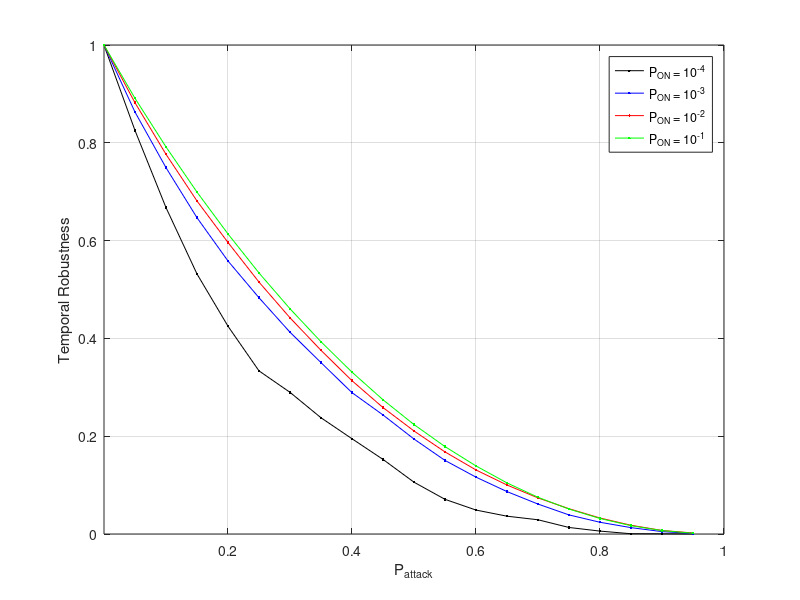

Write MATLAB code to recreate this figure.
%  read labels and x-y data
load RWP_10_4_trace_TemporalCloseness.dat;     %  read data into the my_xy matrix
Prob = RWP_10_4_trace_TemporalCloseness(:,2);     %  copy first column of my_xy into x
Err1 = RWP_10_4_trace_TemporalCloseness(:,3);     %  and second column into y

load RWP_10_3_trace_TemporalCloseness.dat;     %  read data into the my_xy matrix
Err2 = RWP_10_3_trace_TemporalCloseness(:,3);     %  and second column into y

load RWP_10_2_trace_TemporalCloseness.dat;     %  read data into the my_xy matrix
Err3 = RWP_10_2_trace_TemporalCloseness(:,3);     %  and second column into y

load RWP_10_1_trace_TemporalCloseness.dat;     %  read data into the my_xy matrix
Err4 = RWP_10_1_trace_TemporalCloseness(:,3);     %  and second column into y

plot(Prob,Err1,'k.-',Prob,Err2,'b.-',Prob,Err3,'r.-',Prob,Err4,'g.-');

xlabel('P_{attack}');           % add axis labels and plot title
ylabel('Temporal Robustness');
axis([0.000075 1.000 0.0 1.000],[0.000075 1.000 0.0 1.000]);
%set(gca,'XGrid','on','YGrid','on');
%set(gca,'gridlinestyle','--')
grid on;
legend('P_{ON} = 10^{-4}','P_{ON} = 10^{-3}','P_{ON} = 10^{-2}','P_{ON} = 10^{-1}');

%title('Mean monthly precipitation at Portland International Airport');
%plot(Prob,EffSim,'bx-',Prob,EffTheor,'ro-');     %  plot precip vs. month with circles
